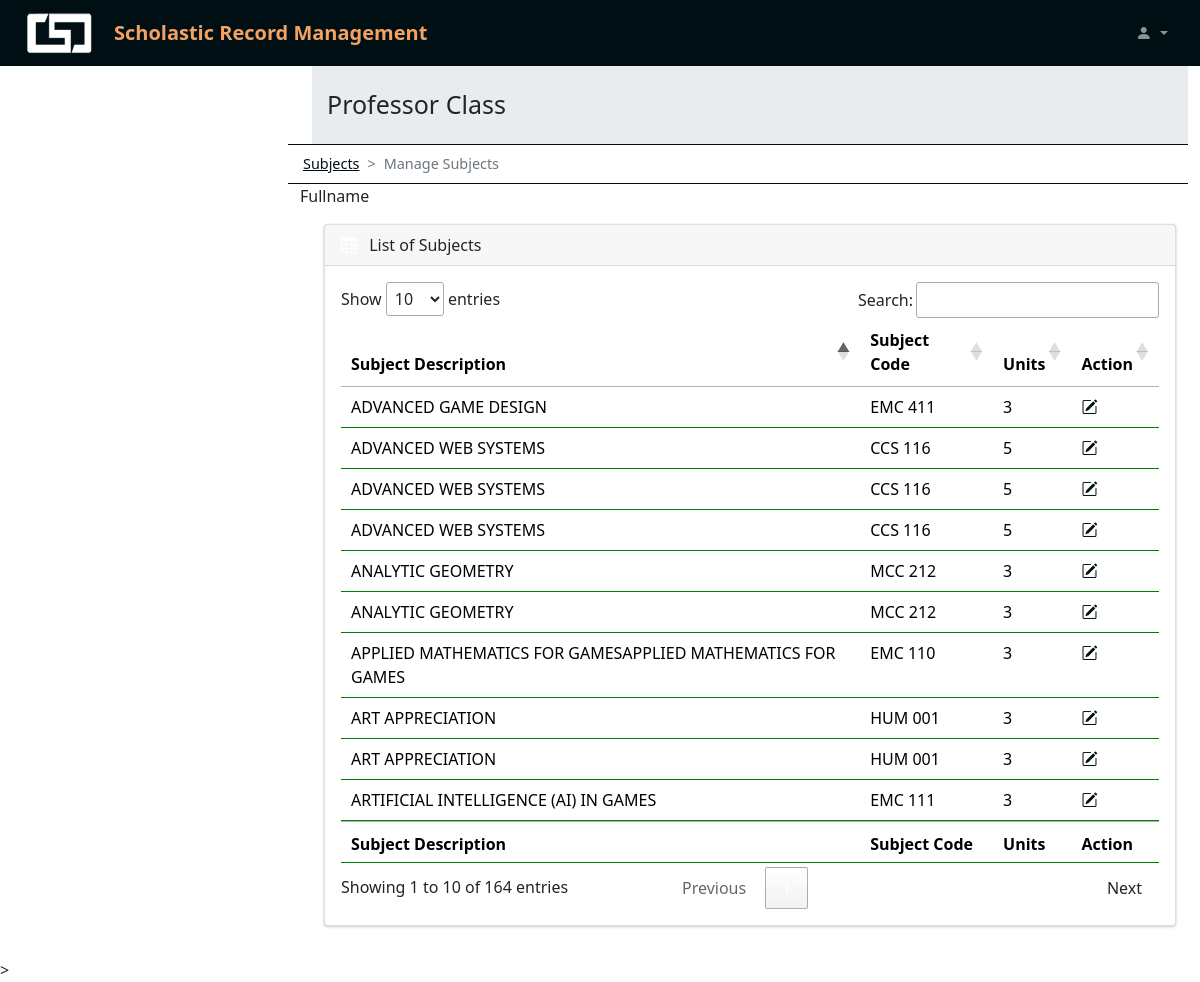
Page /_assign-subjects.php (signed in) on the committed database.
### tables this page shows
CREATE TABLE `srms_tblsubject` (
  `sub_id` int(11) NOT NULL,
  `SubjectDescription` varchar(60) NOT NULL,
  `SubjectCode` varchar(60) NOT NULL,
  `Units` int(60) NOT NULL
);

### _assign-subjects.php (the view, shortened to what this page needs)
<?php
include('./includes/config.php');
if (isset($_SESSION['uname'])) {
?>
    <!DOCTYPE html>
    <html lang="en">
    <head>
        <link rel="stylesheet" href="./assets/css/style.css">
        <link rel="stylesheet" href="./node_modules/bootstrap-icons/font/bootstrap-icons.css">
        <link rel="stylesheet" href="./node_modules/bootstrap-icons/font/bootstrap-icons.css">
        <link rel="stylesheet" href="https://cdn.datatables.net/1.11.5/css/jquery.dataTables.min.css">
    </head>
    <body>
        <nav class="navbar navbar-expand-lg navbar-dark bg-blue-dark fixed-top">
            <div class="container-fluid">
                <a href="#" class="logo">
                    <img src="./assets/image/csd.png" alt="logo image">
                </a>
                <a class="navbar-brand" href="https://ucc-caloocan.edu.ph/">
                    Scholastic Record Management
                </a>
                <div class="collapse navbar-collapse" id="topNavBar">
                    <ul class="navbar-nav d-flex ms-auto my-3 my-lg-0">
                        <li class="nav-item dropdown">
                            <a class="nav-link dropdown-toggle ms-2" href="#" role="button" data-bs-toggle="dropdown" aria-expanded="false">
                                <i class="bi bi-person-fill"></i>
                            </a>
                        </li>
                    </ul>
                </div>
            </div>
        </nav>
        <main class="mt-5 pt-3">
            <div class="container-fluid">
                <div class="row">
                    <div class="col-md-12 p-header">
                        Professor Class
                    </div>
                </div>
            </div>
            <div style="--bs-breadcrumb-divider: '>';" aria-label="breadcrumb" class="row breadcrumb-div">
                <ol class="breadcrumb">
                    <li class="breadcrumb-item"><a href="#">Subjects</a></li>
                    <li class="breadcrumb-item active" aria-current="page">Manage Subjects</li>
                </ol>
            </div>
            <p>Fullname </p>
            <section>
                <div class="container-fluid">
                    <div class="row">
                        <div class="col-md-12 mb-3">
                            <div class="card">
                                <div class="card-header">
                                    <span><i class="bi bi-table me-2"></i></span> List of Subjects
                                </div>
                                <div class="card-body">
                                    <div class="table-responsive">
                                        <table id="example" class="table hover data-table" style="width: 100%">
                                            <thead>
                                                <tr>
                                                    <th>Subject Description</th>
                                                    <th>Subject Code</th>
                                                    <th>Units</th>
                                                    <th>Action</th>
                                                </tr>
                                            </thead>
                                            <tbody>
                                                <?php $sql = "SELECT srms_tblsubject.SubjectDescription, srms_tblsubject.SubjectCode, srms_tblsubject.Units from srms_tblsubject";
                                                $query = $dbh->prepare($sql);
                                                $query->execute();
                                                $results = $query->fetchAll(PDO::FETCH_OBJ);
                                                if ($query->rowCount() > 0) {
                                                    foreach ($results as $result) {   ?>
                                                        <tr>
                                                            <td><?php echo htmlentities($result->SubjectDescription); ?></td>
                                                            <td><?php echo htmlentities($result->SubjectCode); ?></td>
                                                            <td><?php echo htmlentities($result->Units); ?></td>
                                                            <td>
                                                                <a href="edit-class.php?classid=<?php echo htmlentities($result->id); ?>"><i class="bi bi-pencil-square"></i> </a>
                                                            </td>
                                                        </tr>
                                                <?php $cnt = $cnt + 1;
                                                    }
                                                } ?>
                                            </tbody>
                                            <tfoot>
                                                <tr>
                                                    <th>Subject Description</th>
                                                    <th>Subject Code</th>
                                                    <th>Units</th>
                                                    <th>Action</th>
                                                </tr>
                                            </tfoot>
                                        </table>
                                    </div>
                                </div>
                            </div>
                        </div>
                    </div>
            </section>
        </main>
    <?php
} else {
    header("location:login.php");
}
    ?>
    </body>
    </html>

### rows in the picture
srms_tblsubject: SubjectDescription "ANALYTIC GEOMETRY", SubjectCode "MCC 212", Units "3"
srms_tblsubject: SubjectDescription "ANALYTIC GEOMETRY", SubjectCode "MCC 212", Units "3"
srms_tblsubject: SubjectDescription "APPLIED MATHEMATICS FOR GAMESAPPLIED MATHEMATICS FOR GAMES", SubjectCode "EMC 110", Units "3"
srms_tblsubject: SubjectDescription "ARTIFICIAL INTELLIGENCE (AI) IN GAMES", SubjectCode "EMC 111", Units "3"
srms_tblsubject: SubjectDescription "ADVANCED GAME DESIGN", SubjectCode "EMC 411", Units "3"
srms_tblsubject: SubjectDescription "ADVANCED WEB SYSTEMS", SubjectCode "CCS 116", Units "5"
srms_tblsubject: SubjectDescription "ADVANCED WEB SYSTEMS", SubjectCode "CCS 116", Units "5"
srms_tblsubject: SubjectDescription "ADVANCED WEB SYSTEMS", SubjectCode "CCS 116", Units "5"
srms_tblsubject: SubjectDescription "ART APPRECIATION", SubjectCode "HUM 001", Units "3"
srms_tblsubject: SubjectDescription "ART APPRECIATION", SubjectCode "HUM 001", Units "3"
